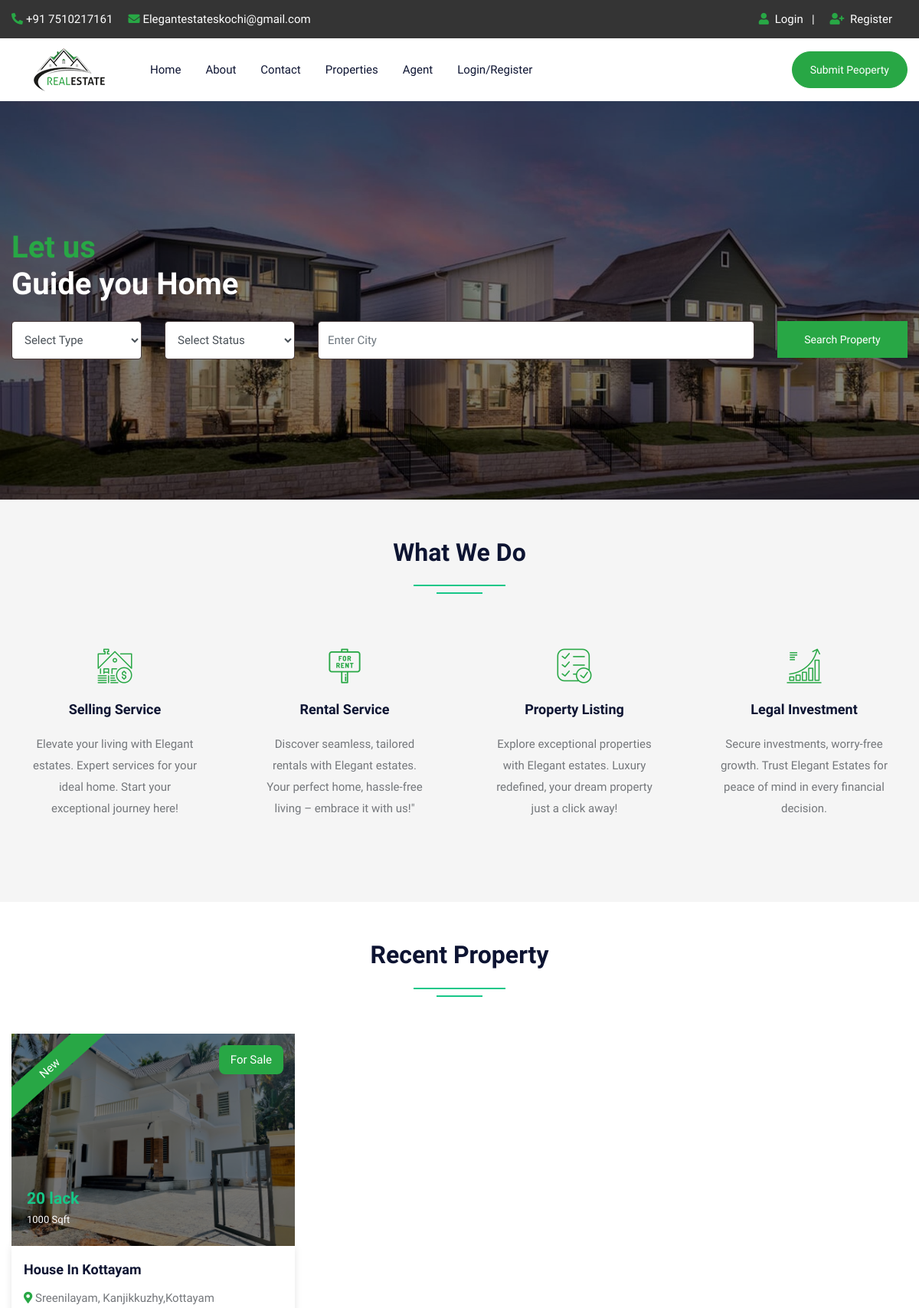
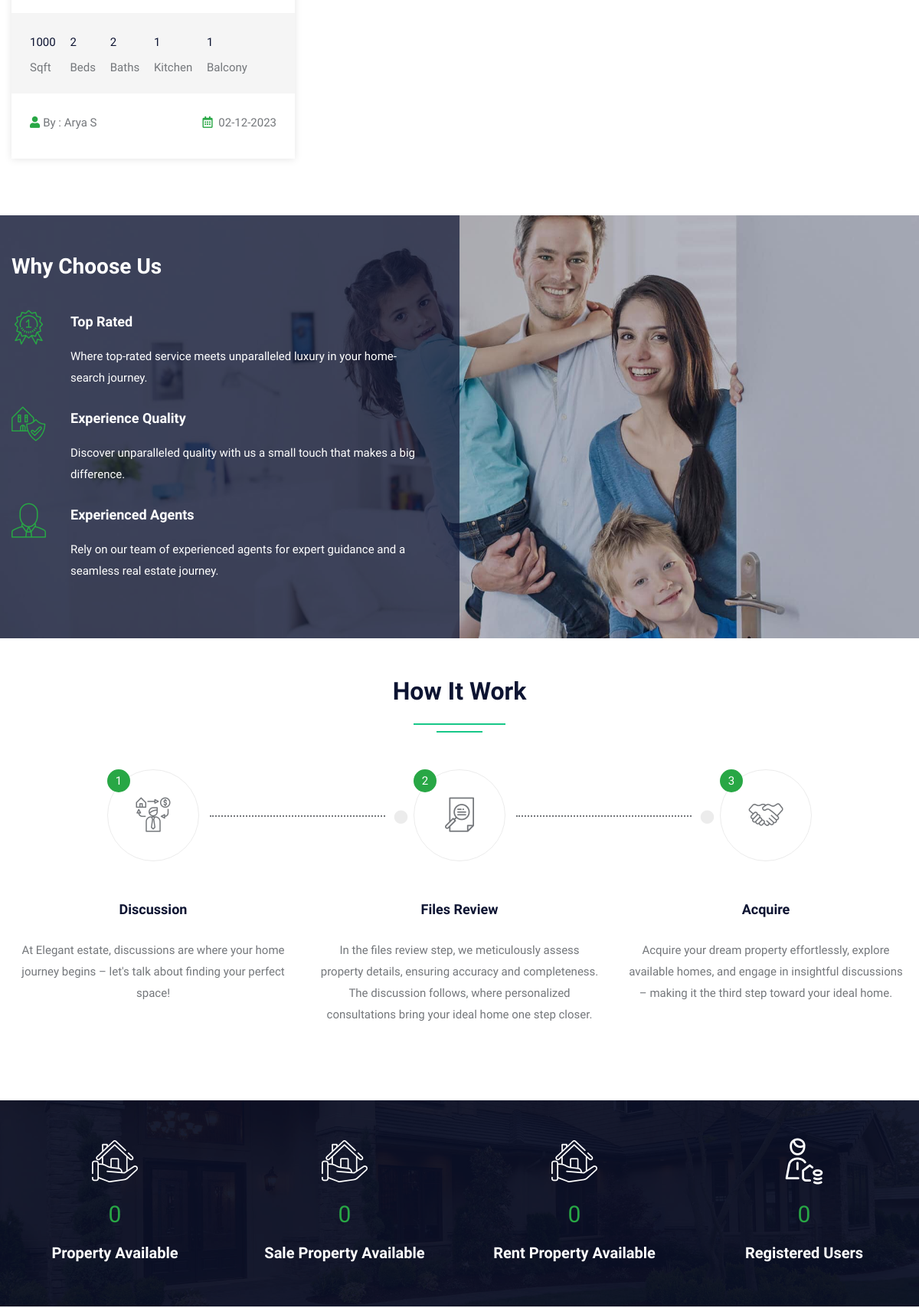
The page / (upper part) on the database its author committed (2 pictures, top to bottom).
### tables this page shows
CREATE TABLE `property` (
  `pid` int(50) NOT NULL,
  `title` varchar(200) NOT NULL,
  `pcontent` longtext NOT NULL,
  `type` varchar(100) NOT NULL,
  `bhk` varchar(50) NOT NULL,
  `stype` varchar(100) NOT NULL,
  `bedroom` int(50) NOT NULL,
  `bathroom` int(50) NOT NULL,
  `balcony` int(50) NOT NULL,
  `kitchen` int(50) NOT NULL,
  `hall` int(50) NOT NULL,
  `floor` varchar(50) NOT NULL,
  `size` int(50) NOT NULL,
  `price` varchar(50) NOT NULL,
  `location` varchar(200) NOT NULL,
  `city` varchar(100) NOT NULL,
  `state` varchar(100) NOT NULL,
  `feature` longtext NOT NULL,
  `pimage` varchar(300) NOT NULL,
  `pimage1` varchar(300) NOT NULL,
  `pimage2` varchar(300) NOT NULL,
  `pimage3` varchar(300) NOT NULL,
  `pimage4` varchar(300) NOT NULL,
  `uid` int(50) NOT NULL,
  `status` varchar(50) NOT NULL,
  `mapimage` varchar(300) NOT NULL,
  `topmapimage` varchar(300) NOT NULL,
  `groundmapimage` varchar(300) NOT NULL,
  `totalfloor` varchar(50) NOT NULL,
  `date` datetime NOT NULL DEFAULT current_timestamp(),
  `isFeatured` int(11) DEFAULT NULL
);

CREATE TABLE `user` (
  `uid` int(50) NOT NULL,
  `uname` varchar(100) NOT NULL,
  `uemail` varchar(100) NOT NULL,
  `uphone` varchar(20) NOT NULL,
  `upass` varchar(50) NOT NULL,
  `utype` varchar(50) NOT NULL,
  `uimage` varchar(300) NOT NULL
);

### index.php (the view, shortened to what the rows shown need)
<!DOCTYPE html>
<html lang="en">
<head>
<link rel="stylesheet" type="text/css" href="css/bootstrap.min.css">
<link rel="stylesheet" type="text/css" href="css/bootstrap-slider.css">
<link rel="stylesheet" type="text/css" href="css/jquery-ui.css">
<link rel="stylesheet" type="text/css" href="css/layerslider.css">
<link rel="stylesheet" type="text/css" href="css/color.css" id="color-change">
<link rel="stylesheet" type="text/css" href="css/owl.carousel.min.css">
<link rel="stylesheet" type="text/css" href="css/font-awesome.min.css">
<link rel="stylesheet" type="text/css" href="fonts/flaticon/flaticon.css">
<link rel="stylesheet" type="text/css" href="css/style.css">
</head>
<body>
<div id="page-wrapper">
    <div class="row">
		<?php include("include/header.php");?>
        <div class="overlay-black w-100 slider-banner1 position-relative" style="background-image: url('images/banner/rshmpg.jpg'); background-size: cover; background-position: center center; background-repeat: no-repeat;">
            <div class="container h-100">
                <div class="row h-100 align-items-center">
                    <div class="col-lg-12">
                        <div class="text-white">
                            <h1 class="mb-4"><span class="text-success">Let us</span><br>
                            Guide you Home</h1>
                        </div>
                    </div>
                </div>
            </div>
        </div>
        <div class="full-row bg-gray">
            <div class="container">
                <div class="row">
                    <div class="col-lg-12">
                        <h2 class="text-secondary double-down-line text-center mb-5">What We Do</h2></div>
                </div>
            </div>
        </div>
        <div class="full-row">
            <div class="container">
                <div class="row">
                    <div class="col-md-12">
                        <h2 class="text-secondary double-down-line text-center mb-4">Recent Property</h2>
                    </div>
                    <div class="col-md-12">
                        <div class="tab-content mt-4" id="pills-tabContent">
                            <div class="tab-pane fade show active" id="pills-home" role="tabpanel" aria-labelledby="pills-home">
                                <div class="row">
									<?php $query=mysqli_query($con,"SELECT property.*, user.uname,user.utype,user.uimage FROM `property`,`user` WHERE property.uid=user.uid ORDER BY date DESC LIMIT 9");
										while($row=mysqli_fetch_array($query))
										{
									?>
                                    <div class="col-md-6 col-lg-4">
                                        <div class="featured-thumb hover-zoomer mb-4">
                                            <div class="overlay-black overflow-hidden position-relative"> <img src="admin/property/<?php echo $row['18'];?>" alt="pimage">
                                                <div class="featured bg-success text-white">New</div>
                                                <div class="sale bg-success text-white text-capitalize">For <?php echo $row['5'];?></div>
                                                <div class="price text-primary"><b><?php echo $row['13'];?> </b><span class="text-white"><?php echo $row['12'];?> Sqft</span></div>
                                            </div>
                                            <div class="featured-thumb-data shadow-one">
                                                <div class="p-3">
                                                    <h5 class="text-secondary hover-text-success mb-2 text-capitalize"><a href="propertydetail.php?pid=<?php echo $row['0'];?>"><?php echo $row['1'];?></a></h5>
                                                    <span class="location text-capitalize"><i class="fas fa-map-marker-alt text-success"></i> <?php echo $row['14'];?></span> </div>
                                                <div class="bg-gray quantity px-4 pt-4">
                                                    <ul>
                                                        <li><span><?php echo $row['12'];?></span> Sqft</li>
                                                        <li><span><?php echo $row['6'];?></span> Beds</li>
                                                        <li><span><?php echo $row['7'];?></span> Baths</li>
                                                        <li><span><?php echo $row['9'];?></span> Kitchen</li>
                                                        <li><span><?php echo $row['8'];?></span> Balcony</li>
                                                    </ul>
                                                </div>
                                                <div class="p-4 d-inline-block w-100">
                                                    <div class="float-left text-capitalize"><i class="fas fa-user text-success mr-1"></i>By : <?php echo $row['uname'];?></div>
                                                    <div class="float-right"><i class="far fa-calendar-alt text-success mr-1"></i> <?php echo date('d-m-Y', strtotime($row['date']));?></div>
                                                </div>
                                            </div>
                                        </div>
                                    </div>
									<?php } ?>
                                </div>
                            </div>
                        </div>
                    </div>
                </div>
            </div>
        </div>
        <div class="full-row">
            <div class="container">
                <div class="row">
                    <div class="col-lg-12">
                        <h2 class="text-secondary double-down-line text-center mb-5">How It Work</h2>
                        </div>
                </div>
            </div>
        </div>
    </div>
</div>
</body>
</html>

### rows shown on the page
property: pimage (picture), stype "Sale", price "20 lack", size "1000", title "House In Kottayam", location "Sreenilayam, Kanjikkuzhy,Kottayam", bedroom "2", bathroom "2", kitchen "1", balcony "1", uid.uname "Arya S", date "02-12-2023"
